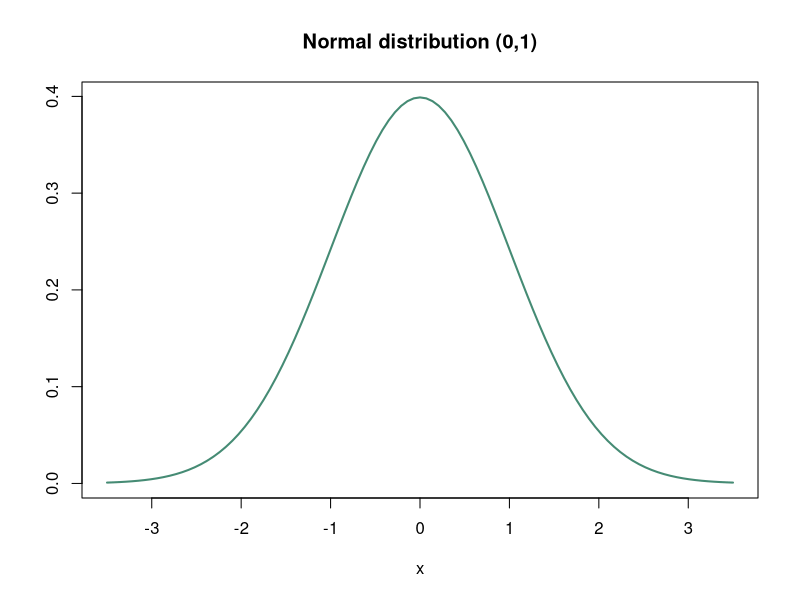
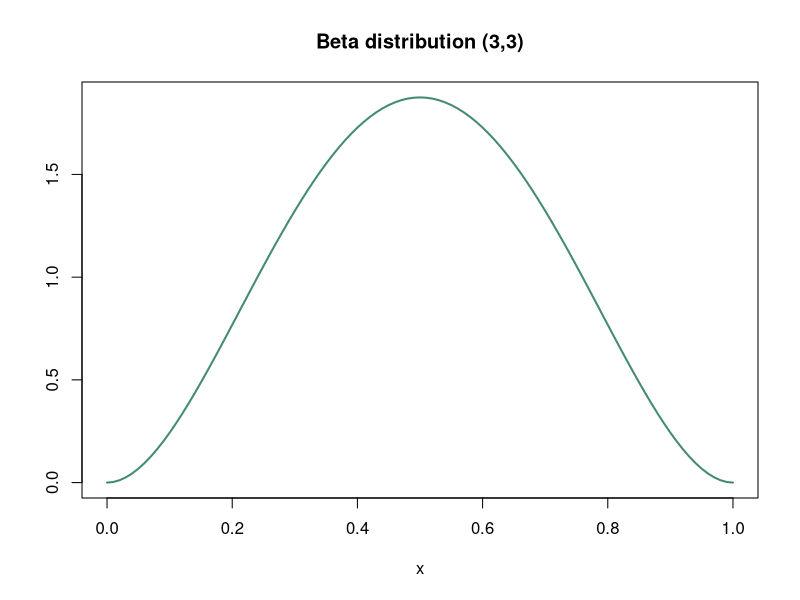
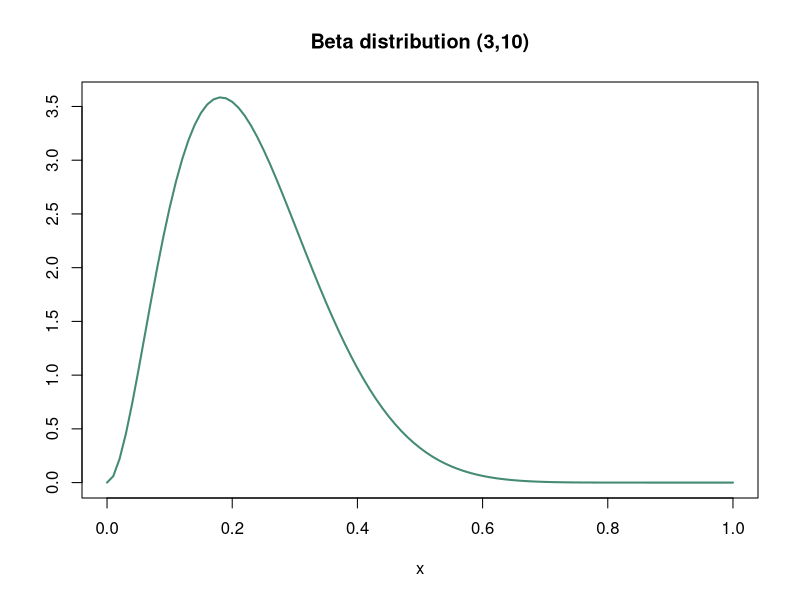
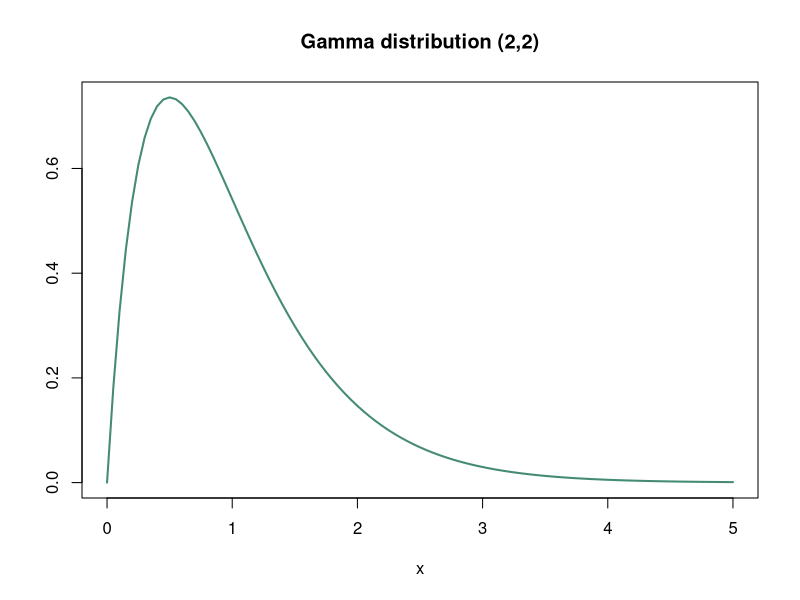
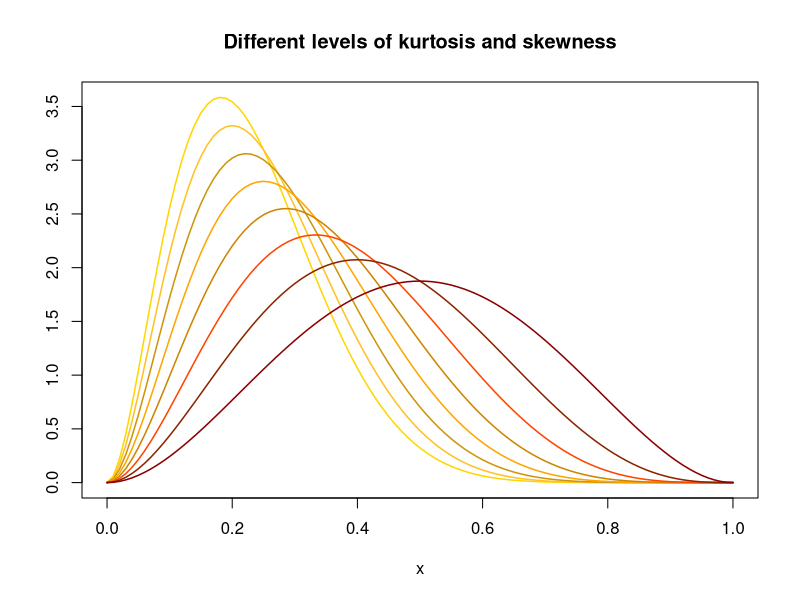

R code for these plots, in order:


#### ARCHVIDMOD ####
#### CODE FOR VIDEO 9: Introduction to mathematical modelling. #### 
#### Conditions of applicability and common tests              ####
#### Author: Alfredo Cortell-Nicolau

#### WE GENERATE SOME DISTRIBUTIONS

## The following commands create values according to the specified distributions
## Explore rnorm, dnorm, pnorm and qnorm and they vary to be applied to different
## distributions. In order to do this use

?rnorm ## Quotation mark followed by the function, gives you help on that function

## Symmetric distributions
n_dist <- rnorm(5000,0,1) ## a normal distribution with mean = 0 and variance = 1. This distribution is always symmetric
b_dist_s <- rbeta(5000,3,3) ## a symmetric beta distribution (the parameters alpha = 3 and beta = 3 make is symmetric)

## We can plot it with this function
#par(mfrow = c(1,2)) ## This puts the following two plots together
curve(dnorm, -3.5, 3.5, lwd = 2, col = "aquamarine4", ylab = "", main = "Normal distribution (0,1)")
curve(dbeta(x,3,3), lwd = 2, col = "aquamarine4", ylab = "", main = "Beta distribution (3,3)")

## We find if these distributions are skewed. We need the package e1071 for this.
install.packages("e1071") ## Install it
library(e1071) ## We load it

## Now, find the skewness
## If values are close to 0, there is no skewness. 
## If values differ from 0 and are negative, the distribution is skewed to the left
## If values differ from 0 and are positive, the distribution is skewed to the right

skewness(n_dist) ## Is not skewed 
skewness(b_dist_s) ## Is not skewed 

## Non-symmetric distributions
b_dist_ns <- rbeta(5000,3,10) ## With these parameters, the beta distribution is not symmetric
g_dist_ns <- rgamma(5000,2,2) ## With these parameters, the gamma distribution is not symmetric but, like the beta, it could be

curve(dbeta(x,3,10), lwd = 2, col = "aquamarine4", ylab = "", main = "Beta distribution (3,10)")
curve(dgamma(x,2,2), xlim = c(0,5), lwd = 2, col = "aquamarine4", ylab = "", main = "Gamma distribution (2,2)")

## Compute skewness
skewness(b_dist_ns) ## Skewed to the right 
skewness(g_dist_ns) ## Skewed to the right

## Different kurtosis

## Plots
curve(dbeta(x,3,10), ylab = "", main = "Different levels of kurtosis and skewness", 
      col = "gold", lwd = 1.5)
curve(dbeta(x,3,9), add = TRUE, col = "goldenrod1", lwd = 1.5)
curve(dbeta(x,3,8), add = TRUE, col = "darkgoldenrod3", lwd = 1.5)
curve(dbeta(x,3,7), add = TRUE, col = "orange", lwd = 1.5)
curve(dbeta(x,3,6), add = TRUE, col = "orange3", lwd = 1.5)
curve(dbeta(x,3,5), add = TRUE, col = "orangered", lwd = 1.5)
curve(dbeta(x,3,4), add = TRUE, col = "orangered4", lwd = 1.5)
curve(dbeta(x,3,3), add = TRUE, col = "red4", lwd = 1.5)

## Computations
## If values do not differ from 0, the distribution is mesokurtic (cool!)
## If values > 1, the distribution is leptokurtic (too peaky!!)
## If values < 1, the distribution is platykurtic (too spread!)
kurtosis(n_dist) # mesokurtic
kurtosis(b_dist_s) # mesokurtic
kurtosis(b_dist_ns) # mesokurtic
kurtosis(g_dist_ns) # leptokurtic

### CHECK THE ASSUMPTIONS

## Check if our data is normal with the Shapiro-Wilk test
## Look at the results. If p-value is bigger than 0.05, your data is normal, otherwise it is not

shapiro.test(n_dist) ## Is normal
shapiro.test(b_dist_s) ## Is not normal
shapiro.test(b_dist_ns) ## Is not normal
shapiro.test(g_dist_ns) ## Is not normal

## Now check with kolmogorov-smirnoff test
## Here, as the second argument, you need to write the distribution you want to compare your
## distribution to. In this case, because we want to see if it's normal, its 'pnorm'

## You can interpret the p-values in the same wat that you did with Saphiro-Wil test

ks.test(n_dist,pnorm) ## Is normal
ks.test(b_dist_s,pnorm) ## Is not normal
ks.test(b_dist_ns,pnorm) ## Is not normal
ks.test(g_dist_ns,pnorm) ## Is not normal

## We will check homocedasticity when do our first models, on their residuals







